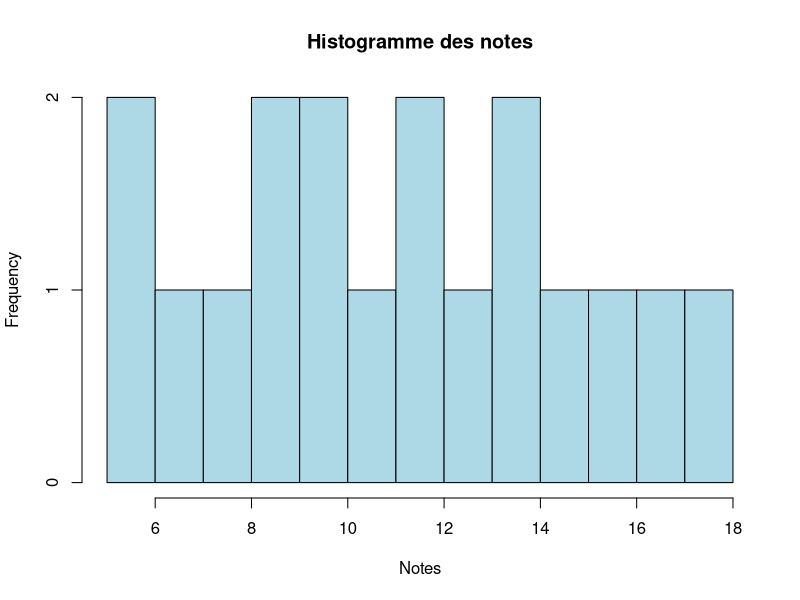
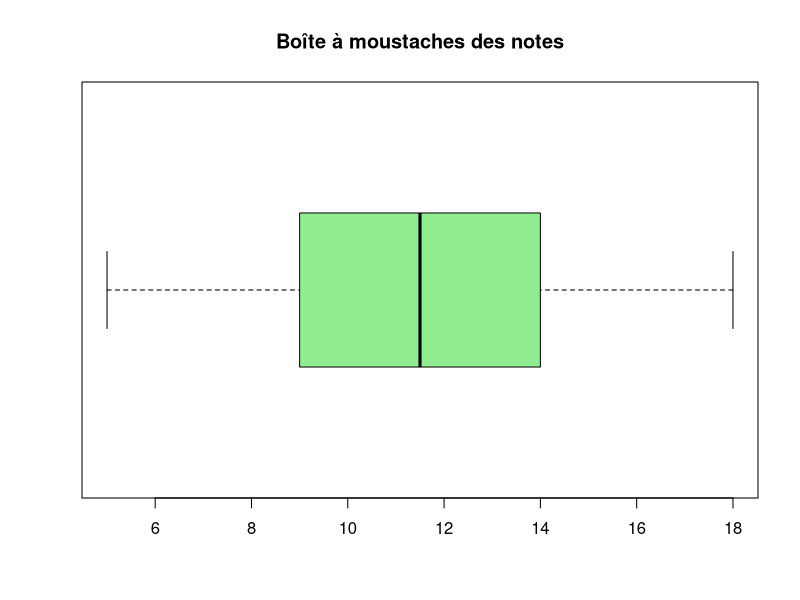
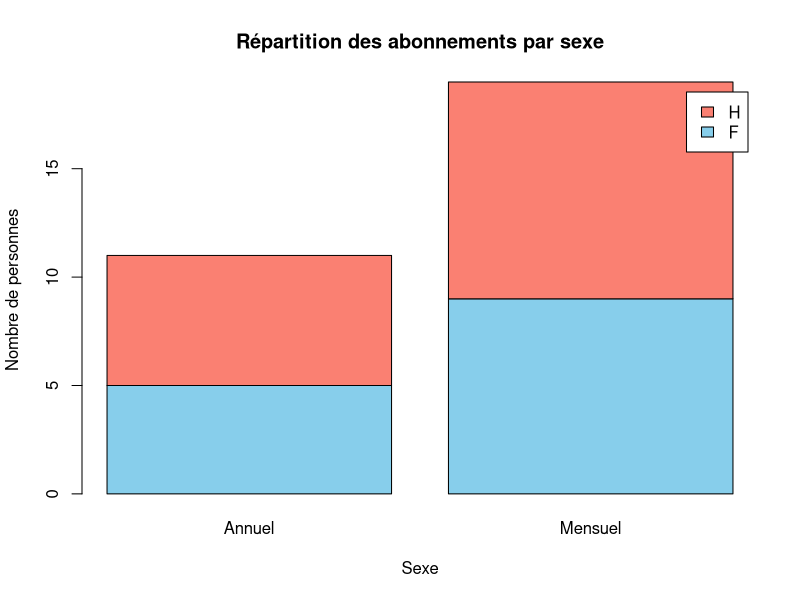
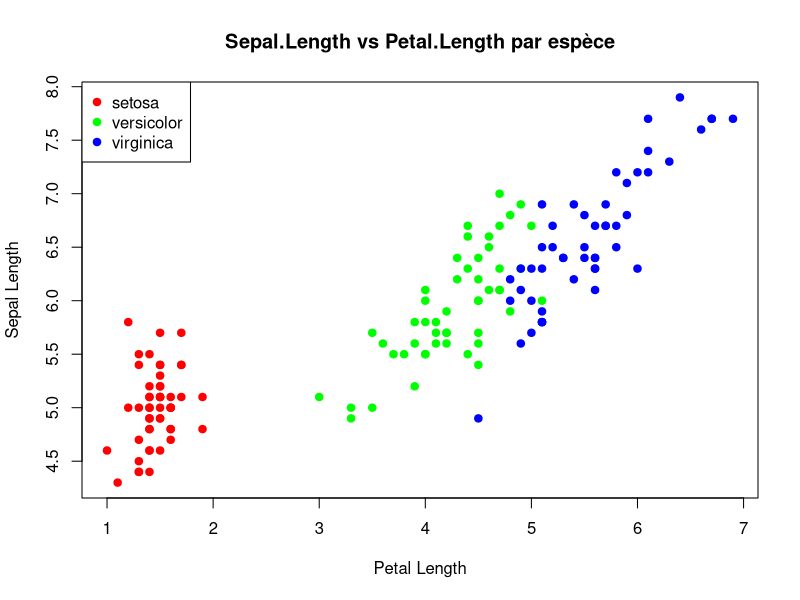
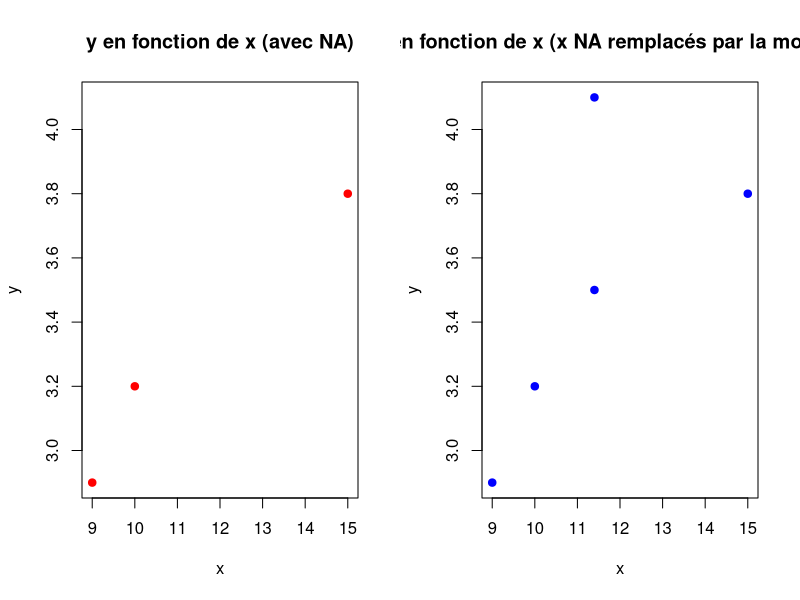

Reproduce these figures in R, in order.
################
#  Exercice 1  #
################
notes = c(12,8,15,10,9,14,7,11,16,13,5,18,10,12,9,14,6,17)

#la longueur
length(notes)

#5 premiers valeurs
head(notes, 5)

#moyenne
mean(notes)  # 11.44444

#mediane
median(notes)  # 11.5

#variance
var(notes)  #14.26144

#ecart type
sd(notes) # 3.77

#quantiles
quantile(notes,0.25)  # 9
quantile(notes,0.5)  # 11.5
quantile(notes,0.75)  # 14

#proportion des notes >=10
prop_10 <- mean(notes >= 10)
prop_10  # 0.6666667

#proportion des notes >=14
prop_14 <- mean(notes >= 14)
prop_14  # 0.3333333

#histogramme
hist(notes,
     main = "Histogramme des notes",
     xlab= "Notes",
     col = "lightblue",
     breaks = 10)
#boxplot
boxplot(notes,
        main = "Boîte à moustaches des notes",
        col = "lightgreen",
        horizontal = TRUE)

################
#  Exercice 2  #
################

#creation du data frame
etudiants <- data.frame(
  nom = c("Alice", "Bob", "Claire", "David", "Emma"),
  age = c(20, 22, 21, 23, 20),
  note = c(15.5, 12.0, 16.5, 14.0, 17.5)
)

# Affichage du data frame
print(etudiants) #print in the terminal
View(etudiants) #see the table in another file

#moyenne et écart-type de la variable note
# Moyenne des notes
moyenne_note <- mean(etudiants$note)
moyenne_note  # 15.1

# Écart-type des notes
ecart_type_note <- sd(etudiants$note)
ecart_type_note  # 2.162175

# Note du troisième étudiant
note_troisieme <- etudiants$note[3]
note_troisieme  #

################
#  Exercice 3  #
################

#creation du data frame
classe <- data.frame(
  groupe = c('A','A','A','B','B','B','B','A'),
  note = c(12, 9, 15, 8, 11, 14, 10, 16),
  revise = c(3.5, 1.0, 4.0, 1.5, 2.0, 3.0, 2.0, 4.5)
)

View(classe)

#structure de classe
str(classe)

#résumé statistique
summary(classe)

#l’élément de la 2e ligne et 3e colonne.
tt_element <-classe[2,3]
tt_element  # 1.0

#Extraire la colonne note de deux façons différentes.
notes1 <- classe$note
notes1

notes2 <- classe[, "note"]  # ou classe[, 2] si on prend l’indice de colonne
notes2

#dataframe avec les etudiants du froupe A
dataA = classe[classe$groupe == "A",]
View(dataA)
print(dataA)

#Ajouter une variable booleenne admis (TRUE si note ≥ 10, FALSE sinon)
classe$admis <- classe$note >= 10

#Calculer la moyenne des notes du groupe A et du groupe B (utiliser subset ou [ ,]).
# Moyenne des notes du groupe A
moyenne_A <- mean(subset(classe, groupe == "A")$note)
moyenne_A # 13

# Moyenne des notes du groupe B
moyenne_B <- mean(subset(classe, groupe == "B")$note)
moyenne_B # 10.75

#Trier les lignes par ordre décroissant de note (fonction order) et afficher les 3 meilleurs
# Trier Classe par note décroissante
classe_triee <- classe[order(classe$note, decreasing = TRUE), ]
classe_triee[1:3, ]

################
#  Exercice 4  #
################

#creattion du data frame
sexe = c(rep('F',14), rep('H',16))
abo =c('Mensuel','Annuel','Mensuel','Mensuel','Annuel','Mensuel','Annuel','Mensuel','Mensuel',
'Annuel','Mensuel','Mensuel','Annuel','Mensuel','Annuel','Mensuel','Mensuel','Annuel','Mensuel',
'Mensuel','Annuel','Mensuel','Mensuel','Mensuel','Annuel','Mensuel','Annuel','Mensuel','Mensuel','Annuel')
sport = data.frame(sexe, abo)
View(sport)
str(sport)

# Conversion en facteurs
sport$sexe <- as.factor(sport$sexe)
sport$abo  <- as.factor(sport$abo)
str(sport)

# Tableau de contingence
table_sport <- table(sport$sexe, sport$abo)
print(table_sport)

# Tableau des fréquences (proportion)
freq <- prop.table(table_sport) * 100
print(freq)  #La majorité des personnes ont une abonnement mensuel

# Diagramme en barres empilées
barplot(table_sport,
        main = "Répartition des abonnements par sexe",
        xlab = "Sexe",
        ylab = "Nombre de personnes",
        col = c("skyblue", "salmon"),
        legend = TRUE)

# Test du chi-deux d'indépendance
chi2 <- chisq.test(table_sport)
chi2
#H0 (hypothèse nulle) : sexe et type d’abonnement sont indépendants.
#H1 (hypothèse alternative) : sexe et type d’abonnement sont associés.
#Ici, p-value = 1 > 0.05
#on ne rejette pas H0, donc il n’y a pas de preuve significative que le sexe influence le type d’abonnement.

################
#  Exercice 5  #
################

# charger le jeu de données mtcars
data(mtcars)
View(mtcars)

#résumé statistique
summary(mtcars)

#mediane de mpg
median(mtcars$mpg)  # 19.2

#voiture avec plus des cheveaux
voit_max_cheveaux = mtcars[which.max(mtcars$hp), ]
voit_max_cheveaux

#coefficient de corrélation entre mpg et hp 
covariance = cor(mtcars$mpg, mtcars$hp)  #-0.776 forte corrrelation négative
covariance #Relation forte et significative, lus la puissance augmente, plus la consommation augmente (mpg diminue)

#Créer voitures_economiques : Sélectionner les colonnes mpg, cyl et hp
voitures_economiques = mtcars[ , c("mpg", "cyl", "hp")]
head(voitures_economiques, 5)
                
#les voitures avec 4 cylindres 
voitures_4cyl <- sum(voitures_economiques$cyl == 4)
voitures_4cyl

################
#  Exercice 6  #
################

# charger le jeu de données iris
data(iris)
View(iris)

#dimension d'iris
dim(iris)
head(iris)
View(iris)
#data frame iris setosa
iris_setosa = subset(iris,Species == "setosa")
head(iris_setosa)
dim(iris_setosa)

#moyenne de Sepal.Length pour chaque espèce (aggregate ou tapply)
avg__length_chaque_esp = tapply(iris$Sepal.Length, iris$Species, mean)
avg__length_chaque_esp
# aggregate(Sepal.Length ~ Species, data = iris.mean)

#plot de Sepal.Length vs Petal.Length par espèce d'iris
# Définir des couleurs pour chaque espèce
colors <- c("setosa" = "red", "versicolor" = "green", "virginica" = "blue")

# Tracer le nuage de points
plot(iris$Petal.Length, iris$Sepal.Length,
     col = colors[iris$Species],   # couleur selon l'espèce
     pch = 19,                     # points pleins
     xlab = "Petal Length",
     ylab = "Sepal Length",
     main = "Sepal.Length vs Petal.Length par espèce")

# Ajouter une légende
legend("topleft", legend = levels(iris$Species), col = colors, pch = 19)

#la corrélation entre Sepal.Length et Petal.Length
cor_all <- cor(iris$Sepal.Length, iris$Petal.Length)
cor_all


# Corrélation uniquement pour l'espèce versicolor
iris_versicolor <- subset(iris, Species == "versicolor")
cor_versicolor <- cor(iris_versicolor$Sepal.Length, iris_versicolor$Petal.Length)
cor_versicolor

################
#  Exercice 7  #
################

#repetoire actuel du travail
getwd()

#modifier le repetoire
setwd("~/Bureau/L3/S6/Analyse_de_donnees/TD1")

# Lire le fichier mesures.txt
mesures <- read.table("mesures.txt", header = TRUE)
View(mesures)
str(mesures)

#change the class of variable taile to numeric
mesures$taille = as.numeric(mesures$taille)

#creer un vecteur imc
imc = mesures$poids / (mesures$taille /100)^2
imc
#ajouter imc au mesures
mesures$imc = imc

#exporter le data frame
write.csv(mesures, "mesures_out.csv", row.names = FALSE)


################
#  Exercice 8  #
################

x = c(10, 12, NA, 9, 15, NA, 11)
y = c(3.2, NA, 4.1, 2.9, 3.8, 3.5, NA)
d = data.frame(x, y)
View(d)

# Compter les valeurs manquantes par colonne
colSums(is.na(d))

# Moyenne de x en ignorant les NA
mean_x <- mean(d$x, na.rm = TRUE)
mean_x  # 11.4

# Supprimer les lignes contenant au moins un NA
d2 <- na.omit(d)
d2

# Copier d pour ne pas modifier l'original
d_imputed <- d
# Remplacer les NA dans x par la moyenne
d_imputed$x[is.na(d_imputed$x)] <- mean_x
d_imputed

mean(d_imputed$x)   # Moyenne
sd(d_imputed$x)     # Écart-type

x_orig <- d$x
x_imputed <- d_imputed$x

# Mettre deux graphiques côte à côte
par(mfrow = c(1, 2))  # 1 ligne, 2 colonnes

plot(x_orig, d$y,
     main = "y en fonction de x (avec NA)",
     xlab = "x",
     ylab = "y",
     pch = 19,
     col = "red")

plot(x_imputed, d$y,
     main = "y en fonction de x (x NA remplacés par la moyenne)",
     xlab = "x",
     ylab = "y",
     pch = 19,
     col = "blue")


# Réinitialiser la disposition des plots pour la suite
par(mfrow = c(1, 1))

